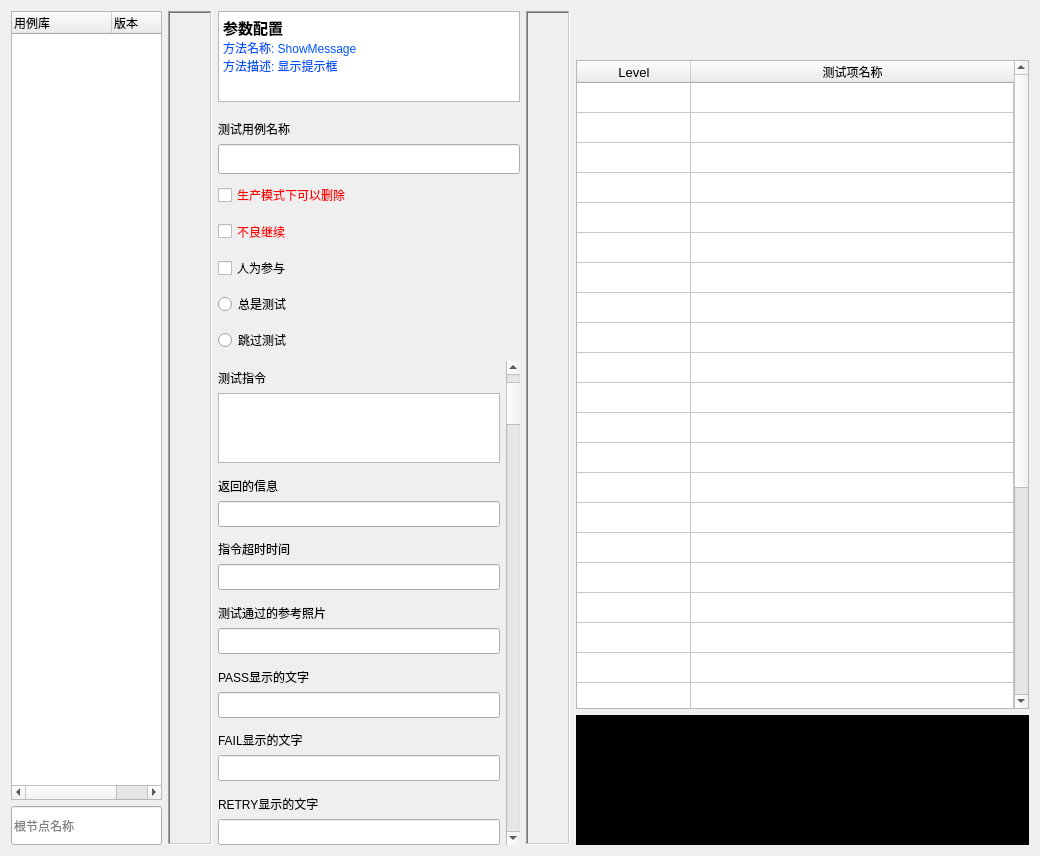
<?xml version="1.0" encoding="UTF-8"?>
<ui version="4.0">
 <class>MultiConfig</class>
 <widget class="QWidget" name="MultiConfig">
  <property name="geometry">
   <rect>
    <x>0</x>
    <y>0</y>
    <width>1040</width>
    <height>856</height>
   </rect>
  </property>
  <property name="windowTitle">
   <string>MultiConfig</string>
  </property>
  <layout class="QHBoxLayout" name="horizontalLayout_4">
   <item>
    <layout class="QHBoxLayout" name="horizontalLayout_3" stretch="2,0,4,0,6">
     <item>
      <layout class="QVBoxLayout" name="verticalLayout_3" stretch="20,1">
       <item>
        <widget class="QTreeWidget" name="treeUserCasesLib">
         <property name="columnCount">
          <number>2</number>
         </property>
         <attribute name="headerCascadingSectionResizes">
          <bool>false</bool>
         </attribute>
         <attribute name="headerShowSortIndicator" stdset="0">
          <bool>false</bool>
         </attribute>
         <column>
          <property name="text">
           <string>用例库</string>
          </property>
         </column>
         <column>
          <property name="text">
           <string>版本</string>
          </property>
         </column>
        </widget>
       </item>
       <item>
        <widget class="QLineEdit" name="editRootItem">
         <property name="sizePolicy">
          <sizepolicy hsizetype="Expanding" vsizetype="Expanding">
           <horstretch>0</horstretch>
           <verstretch>0</verstretch>
          </sizepolicy>
         </property>
         <property name="placeholderText">
          <string>根节点名称</string>
         </property>
        </widget>
       </item>
      </layout>
     </item>
     <item>
      <widget class="QFrame" name="frame">
       <property name="sizePolicy">
        <sizepolicy hsizetype="Fixed" vsizetype="Preferred">
         <horstretch>0</horstretch>
         <verstretch>0</verstretch>
        </sizepolicy>
       </property>
       <property name="frameShape">
        <enum>QFrame::WinPanel</enum>
       </property>
       <property name="frameShadow">
        <enum>QFrame::Sunken</enum>
       </property>
       <layout class="QVBoxLayout" name="verticalLayout_7">
        <property name="leftMargin">
         <number>0</number>
        </property>
        <property name="rightMargin">
         <number>0</number>
        </property>
        <item>
         <layout class="QVBoxLayout" name="verticalLayout_4" stretch="5,1,1,5">
          <property name="spacing">
           <number>8</number>
          </property>
          <item>
           <spacer name="verticalSpacer_2">
            <property name="orientation">
             <enum>Qt::Vertical</enum>
            </property>
            <property name="sizeHint" stdset="0">
             <size>
              <width>20</width>
              <height>40</height>
             </size>
            </property>
           </spacer>
          </item>
          <item>
           <widget class="QPushButton" name="btnUnfold">
            <property name="sizePolicy">
             <sizepolicy hsizetype="Minimum" vsizetype="Expanding">
              <horstretch>0</horstretch>
              <verstretch>0</verstretch>
             </sizepolicy>
            </property>
            <property name="text">
             <string/>
            </property>
            <property name="icon">
             <iconset resource="../icons/icons.qrc">
              <normaloff>:/icons/right.png</normaloff>:/icons/right.png</iconset>
            </property>
            <property name="iconSize">
             <size>
              <width>32</width>
              <height>32</height>
             </size>
            </property>
            <property name="autoDefault">
             <bool>false</bool>
            </property>
            <property name="default">
             <bool>false</bool>
            </property>
            <property name="flat">
             <bool>true</bool>
            </property>
           </widget>
          </item>
          <item>
           <widget class="QPushButton" name="btnSave">
            <property name="sizePolicy">
             <sizepolicy hsizetype="Minimum" vsizetype="Expanding">
              <horstretch>0</horstretch>
              <verstretch>0</verstretch>
             </sizepolicy>
            </property>
            <property name="text">
             <string/>
            </property>
            <property name="icon">
             <iconset resource="../icons/icons.qrc">
              <normaloff>:/icons/left.png</normaloff>:/icons/left.png</iconset>
            </property>
            <property name="iconSize">
             <size>
              <width>32</width>
              <height>32</height>
             </size>
            </property>
            <property name="autoDefault">
             <bool>false</bool>
            </property>
            <property name="default">
             <bool>false</bool>
            </property>
            <property name="flat">
             <bool>true</bool>
            </property>
           </widget>
          </item>
          <item>
           <spacer name="verticalSpacer">
            <property name="orientation">
             <enum>Qt::Vertical</enum>
            </property>
            <property name="sizeHint" stdset="0">
             <size>
              <width>20</width>
              <height>40</height>
             </size>
            </property>
           </spacer>
          </item>
         </layout>
        </item>
       </layout>
      </widget>
     </item>
     <item>
      <layout class="QVBoxLayout" name="verticalLayout_2" stretch="3,1,1,1,1,1,1,1,16">
       <item>
        <widget class="QTextEdit" name="textEdit">
         <property name="sizePolicy">
          <sizepolicy hsizetype="Expanding" vsizetype="Preferred">
           <horstretch>2</horstretch>
           <verstretch>3</verstretch>
          </sizepolicy>
         </property>
         <property name="readOnly">
          <bool>true</bool>
         </property>
         <property name="html">
          <string>&lt;!DOCTYPE HTML PUBLIC &quot;-//W3C//DTD HTML 4.0//EN&quot; &quot;http://www.w3.org/TR/REC-html40/strict.dtd&quot;&gt;
&lt;html&gt;&lt;head&gt;&lt;meta name=&quot;qrichtext&quot; content=&quot;1&quot; /&gt;&lt;style type=&quot;text/css&quot;&gt;
p, li { white-space: pre-wrap; }
&lt;/style&gt;&lt;/head&gt;&lt;body style=&quot; font-family:'SimSun'; font-size:9pt; font-weight:400; font-style:normal;&quot;&gt;
&lt;p style=&quot; margin-top:0px; margin-bottom:0px; margin-left:0px; margin-right:0px; -qt-block-indent:0; text-indent:0px;&quot;&gt;&lt;span style=&quot; font-family:'Sans Serif'; font-size:11pt; font-weight:600;&quot;&gt;参数配置&lt;/span&gt;&lt;/p&gt;
&lt;p style=&quot; margin-top:0px; margin-bottom:0px; margin-left:0px; margin-right:0px; -qt-block-indent:0; text-indent:0px;&quot;&gt;&lt;span style=&quot; font-family:'Sans Serif'; color:#0055ff;&quot;&gt;方法名称: ShowMessage&lt;/span&gt;&lt;/p&gt;
&lt;p style=&quot; margin-top:0px; margin-bottom:0px; margin-left:0px; margin-right:0px; -qt-block-indent:0; text-indent:0px;&quot;&gt;&lt;span style=&quot; font-family:'Sans Serif'; color:#0055ff;&quot;&gt;方法描述: 显示提示框&lt;/span&gt;&lt;/p&gt;&lt;/body&gt;&lt;/html&gt;</string>
         </property>
        </widget>
       </item>
       <item>
        <widget class="QLabel" name="label_8">
         <property name="text">
          <string>测试用例名称</string>
         </property>
         <property name="alignment">
          <set>Qt::AlignBottom|Qt::AlignLeading|Qt::AlignLeft</set>
         </property>
        </widget>
       </item>
       <item>
        <widget class="QLineEdit" name="editTestName">
         <property name="sizePolicy">
          <sizepolicy hsizetype="Expanding" vsizetype="Expanding">
           <horstretch>0</horstretch>
           <verstretch>0</verstretch>
          </sizepolicy>
         </property>
         <property name="text">
          <string/>
         </property>
         <property name="placeholderText">
          <string/>
         </property>
        </widget>
       </item>
       <item>
        <widget class="QCheckBox" name="chkBoxPdtDel">
         <property name="sizePolicy">
          <sizepolicy hsizetype="Minimum" vsizetype="Expanding">
           <horstretch>0</horstretch>
           <verstretch>0</verstretch>
          </sizepolicy>
         </property>
         <property name="styleSheet">
          <string notr="true">QCheckBox
{
	color:red;
}</string>
         </property>
         <property name="text">
          <string>生产模式下可以删除</string>
         </property>
        </widget>
       </item>
       <item>
        <widget class="QCheckBox" name="chkBoxErrCtn">
         <property name="sizePolicy">
          <sizepolicy hsizetype="Minimum" vsizetype="Expanding">
           <horstretch>0</horstretch>
           <verstretch>0</verstretch>
          </sizepolicy>
         </property>
         <property name="styleSheet">
          <string notr="true">QCheckBox
{
	color:red;
}</string>
         </property>
         <property name="text">
          <string>不良继续</string>
         </property>
        </widget>
       </item>
       <item>
        <widget class="QCheckBox" name="chkBoxArtPart">
         <property name="sizePolicy">
          <sizepolicy hsizetype="Minimum" vsizetype="Expanding">
           <horstretch>0</horstretch>
           <verstretch>0</verstretch>
          </sizepolicy>
         </property>
         <property name="text">
          <string>人为参与</string>
         </property>
        </widget>
       </item>
       <item>
        <widget class="QRadioButton" name="rdoBtnOnlyTest">
         <property name="sizePolicy">
          <sizepolicy hsizetype="Minimum" vsizetype="Expanding">
           <horstretch>0</horstretch>
           <verstretch>0</verstretch>
          </sizepolicy>
         </property>
         <property name="text">
          <string>总是测试</string>
         </property>
         <property name="autoExclusive">
          <bool>true</bool>
         </property>
        </widget>
       </item>
       <item>
        <widget class="QRadioButton" name="rdoBtnSkipTest">
         <property name="sizePolicy">
          <sizepolicy hsizetype="Minimum" vsizetype="Expanding">
           <horstretch>0</horstretch>
           <verstretch>0</verstretch>
          </sizepolicy>
         </property>
         <property name="text">
          <string>跳过测试</string>
         </property>
         <property name="autoExclusive">
          <bool>true</bool>
         </property>
        </widget>
       </item>
       <item>
        <layout class="QHBoxLayout" name="horizontalLayout" stretch="0,0">
         <item>
          <layout class="QVBoxLayout" name="verticalLayout" stretch="1,2,1,1,1,1,1,1,1,1,1,1,1,1">
           <item>
            <widget class="QLabel" name="label">
             <property name="text">
              <string>测试指令</string>
             </property>
             <property name="alignment">
              <set>Qt::AlignBottom|Qt::AlignLeading|Qt::AlignLeft</set>
             </property>
            </widget>
           </item>
           <item>
            <widget class="QTextEdit" name="editTestInstr">
             <property name="sizePolicy">
              <sizepolicy hsizetype="Expanding" vsizetype="Preferred">
               <horstretch>0</horstretch>
               <verstretch>3</verstretch>
              </sizepolicy>
             </property>
             <property name="lineWrapColumnOrWidth">
              <number>454344444</number>
             </property>
             <property name="tabStopWidth">
              <number>80</number>
             </property>
             <property name="placeholderText">
              <string/>
             </property>
            </widget>
           </item>
           <item>
            <widget class="QLabel" name="label_2">
             <property name="text">
              <string>返回的信息</string>
             </property>
             <property name="alignment">
              <set>Qt::AlignBottom|Qt::AlignLeading|Qt::AlignLeft</set>
             </property>
            </widget>
           </item>
           <item>
            <widget class="QLineEdit" name="editShowInfo">
             <property name="sizePolicy">
              <sizepolicy hsizetype="Expanding" vsizetype="Preferred">
               <horstretch>0</horstretch>
               <verstretch>1</verstretch>
              </sizepolicy>
             </property>
             <property name="placeholderText">
              <string/>
             </property>
            </widget>
           </item>
           <item>
            <widget class="QLabel" name="label_3">
             <property name="text">
              <string>指令超时时间</string>
             </property>
             <property name="alignment">
              <set>Qt::AlignBottom|Qt::AlignLeading|Qt::AlignLeft</set>
             </property>
            </widget>
           </item>
           <item>
            <widget class="QLineEdit" name="editTimeOut">
             <property name="sizePolicy">
              <sizepolicy hsizetype="Expanding" vsizetype="Preferred">
               <horstretch>0</horstretch>
               <verstretch>1</verstretch>
              </sizepolicy>
             </property>
             <property name="text">
              <string/>
             </property>
             <property name="placeholderText">
              <string/>
             </property>
            </widget>
           </item>
           <item>
            <widget class="QLabel" name="label_4">
             <property name="text">
              <string>测试通过的参考照片</string>
             </property>
             <property name="alignment">
              <set>Qt::AlignBottom|Qt::AlignLeading|Qt::AlignLeft</set>
             </property>
            </widget>
           </item>
           <item>
            <widget class="QLineEdit" name="editImgPath">
             <property name="sizePolicy">
              <sizepolicy hsizetype="Expanding" vsizetype="Preferred">
               <horstretch>0</horstretch>
               <verstretch>1</verstretch>
              </sizepolicy>
             </property>
             <property name="placeholderText">
              <string/>
             </property>
            </widget>
           </item>
           <item>
            <widget class="QLabel" name="label_5">
             <property name="text">
              <string>PASS显示的文字</string>
             </property>
             <property name="alignment">
              <set>Qt::AlignBottom|Qt::AlignLeading|Qt::AlignLeft</set>
             </property>
            </widget>
           </item>
           <item>
            <widget class="QLineEdit" name="editPassText">
             <property name="sizePolicy">
              <sizepolicy hsizetype="Expanding" vsizetype="Preferred">
               <horstretch>0</horstretch>
               <verstretch>1</verstretch>
              </sizepolicy>
             </property>
             <property name="placeholderText">
              <string/>
             </property>
            </widget>
           </item>
           <item>
            <widget class="QLabel" name="label_6">
             <property name="text">
              <string>FAIL显示的文字</string>
             </property>
             <property name="alignment">
              <set>Qt::AlignBottom|Qt::AlignLeading|Qt::AlignLeft</set>
             </property>
            </widget>
           </item>
           <item>
            <widget class="QLineEdit" name="editFailText">
             <property name="sizePolicy">
              <sizepolicy hsizetype="Expanding" vsizetype="Preferred">
               <horstretch>0</horstretch>
               <verstretch>1</verstretch>
              </sizepolicy>
             </property>
             <property name="placeholderText">
              <string/>
             </property>
            </widget>
           </item>
           <item>
            <widget class="QLabel" name="label_7">
             <property name="text">
              <string>RETRY显示的文字</string>
             </property>
             <property name="alignment">
              <set>Qt::AlignBottom|Qt::AlignLeading|Qt::AlignLeft</set>
             </property>
            </widget>
           </item>
           <item>
            <widget class="QLineEdit" name="editRetryText">
             <property name="sizePolicy">
              <sizepolicy hsizetype="Expanding" vsizetype="Preferred">
               <horstretch>2</horstretch>
               <verstretch>1</verstretch>
              </sizepolicy>
             </property>
             <property name="placeholderText">
              <string/>
             </property>
            </widget>
           </item>
          </layout>
         </item>
         <item>
          <widget class="QScrollBar" name="verticalScrollBar_3">
           <property name="sizePolicy">
            <sizepolicy hsizetype="Fixed" vsizetype="Minimum">
             <horstretch>0</horstretch>
             <verstretch>0</verstretch>
            </sizepolicy>
           </property>
           <property name="maximum">
            <number>99</number>
           </property>
           <property name="value">
            <number>2</number>
           </property>
           <property name="orientation">
            <enum>Qt::Vertical</enum>
           </property>
          </widget>
         </item>
        </layout>
       </item>
      </layout>
     </item>
     <item>
      <widget class="QFrame" name="frame_2">
       <property name="sizePolicy">
        <sizepolicy hsizetype="Fixed" vsizetype="Preferred">
         <horstretch>0</horstretch>
         <verstretch>0</verstretch>
        </sizepolicy>
       </property>
       <property name="frameShape">
        <enum>QFrame::WinPanel</enum>
       </property>
       <property name="frameShadow">
        <enum>QFrame::Sunken</enum>
       </property>
       <layout class="QVBoxLayout" name="verticalLayout_8">
        <property name="spacing">
         <number>6</number>
        </property>
        <property name="leftMargin">
         <number>0</number>
        </property>
        <property name="rightMargin">
         <number>0</number>
        </property>
        <item>
         <layout class="QVBoxLayout" name="verticalLayout_5" stretch="5,1,1,5">
          <property name="spacing">
           <number>8</number>
          </property>
          <item>
           <spacer name="verticalSpacer_4">
            <property name="orientation">
             <enum>Qt::Vertical</enum>
            </property>
            <property name="sizeHint" stdset="0">
             <size>
              <width>20</width>
              <height>40</height>
             </size>
            </property>
           </spacer>
          </item>
          <item>
           <widget class="QPushButton" name="btnWrite">
            <property name="sizePolicy">
             <sizepolicy hsizetype="Minimum" vsizetype="Expanding">
              <horstretch>0</horstretch>
              <verstretch>0</verstretch>
             </sizepolicy>
            </property>
            <property name="mouseTracking">
             <bool>false</bool>
            </property>
            <property name="text">
             <string/>
            </property>
            <property name="icon">
             <iconset resource="../icons/icons.qrc">
              <normaloff>:/icons/right.png</normaloff>:/icons/right.png</iconset>
            </property>
            <property name="iconSize">
             <size>
              <width>32</width>
              <height>32</height>
             </size>
            </property>
            <property name="autoDefault">
             <bool>false</bool>
            </property>
            <property name="default">
             <bool>false</bool>
            </property>
            <property name="flat">
             <bool>true</bool>
            </property>
           </widget>
          </item>
          <item>
           <widget class="QPushButton" name="btnRead">
            <property name="sizePolicy">
             <sizepolicy hsizetype="Minimum" vsizetype="Expanding">
              <horstretch>0</horstretch>
              <verstretch>0</verstretch>
             </sizepolicy>
            </property>
            <property name="text">
             <string/>
            </property>
            <property name="icon">
             <iconset resource="../icons/icons.qrc">
              <normaloff>:/icons/left.png</normaloff>:/icons/left.png</iconset>
            </property>
            <property name="iconSize">
             <size>
              <width>32</width>
              <height>32</height>
             </size>
            </property>
            <property name="autoDefault">
             <bool>false</bool>
            </property>
            <property name="default">
             <bool>false</bool>
            </property>
            <property name="flat">
             <bool>true</bool>
            </property>
           </widget>
          </item>
          <item>
           <spacer name="verticalSpacer_3">
            <property name="orientation">
             <enum>Qt::Vertical</enum>
            </property>
            <property name="sizeHint" stdset="0">
             <size>
              <width>20</width>
              <height>40</height>
             </size>
            </property>
           </spacer>
          </item>
         </layout>
        </item>
       </layout>
      </widget>
     </item>
     <item>
      <layout class="QVBoxLayout" name="verticalLayout_6" stretch="1,15,3">
       <item>
        <layout class="QHBoxLayout" name="horizontalLayout_2" stretch="1,1,8">
         <item>
          <widget class="QPushButton" name="btnImport">
           <property name="sizePolicy">
            <sizepolicy hsizetype="Expanding" vsizetype="Expanding">
             <horstretch>0</horstretch>
             <verstretch>0</verstretch>
            </sizepolicy>
           </property>
           <property name="text">
            <string/>
           </property>
           <property name="icon">
            <iconset resource="../icons/icons.qrc">
             <normaloff>:/icons/open.png</normaloff>:/icons/open.png</iconset>
           </property>
           <property name="iconSize">
            <size>
             <width>32</width>
             <height>32</height>
            </size>
           </property>
           <property name="autoDefault">
            <bool>false</bool>
           </property>
           <property name="default">
            <bool>false</bool>
           </property>
           <property name="flat">
            <bool>true</bool>
           </property>
          </widget>
         </item>
         <item>
          <widget class="QPushButton" name="btnExport">
           <property name="sizePolicy">
            <sizepolicy hsizetype="Expanding" vsizetype="Expanding">
             <horstretch>0</horstretch>
             <verstretch>0</verstretch>
            </sizepolicy>
           </property>
           <property name="text">
            <string/>
           </property>
           <property name="icon">
            <iconset resource="../icons/icons.qrc">
             <normaloff>:/icons/save.png</normaloff>:/icons/save.png</iconset>
           </property>
           <property name="iconSize">
            <size>
             <width>32</width>
             <height>32</height>
            </size>
           </property>
           <property name="autoDefault">
            <bool>false</bool>
           </property>
           <property name="default">
            <bool>false</bool>
           </property>
           <property name="flat">
            <bool>true</bool>
           </property>
          </widget>
         </item>
         <item>
          <spacer name="horizontalSpacer">
           <property name="orientation">
            <enum>Qt::Horizontal</enum>
           </property>
           <property name="sizeType">
            <enum>QSizePolicy::Expanding</enum>
           </property>
           <property name="sizeHint" stdset="0">
            <size>
             <width>250</width>
             <height>20</height>
            </size>
           </property>
          </spacer>
         </item>
        </layout>
       </item>
       <item>
        <widget class="QTableWidget" name="tableTestItem">
         <property name="enabled">
          <bool>true</bool>
         </property>
         <property name="sizePolicy">
          <sizepolicy hsizetype="Preferred" vsizetype="Expanding">
           <horstretch>1</horstretch>
           <verstretch>5</verstretch>
          </sizepolicy>
         </property>
         <property name="frameShape">
          <enum>QFrame::StyledPanel</enum>
         </property>
         <property name="sortingEnabled">
          <bool>false</bool>
         </property>
         <property name="rowCount">
          <number>30</number>
         </property>
         <attribute name="horizontalHeaderCascadingSectionResizes">
          <bool>false</bool>
         </attribute>
         <attribute name="horizontalHeaderMinimumSectionSize">
          <number>40</number>
         </attribute>
         <attribute name="horizontalHeaderDefaultSectionSize">
          <number>114</number>
         </attribute>
         <attribute name="horizontalHeaderHighlightSections">
          <bool>false</bool>
         </attribute>
         <attribute name="horizontalHeaderShowSortIndicator" stdset="0">
          <bool>false</bool>
         </attribute>
         <attribute name="horizontalHeaderStretchLastSection">
          <bool>true</bool>
         </attribute>
         <attribute name="verticalHeaderVisible">
          <bool>false</bool>
         </attribute>
         <attribute name="verticalHeaderCascadingSectionResizes">
          <bool>false</bool>
         </attribute>
         <attribute name="verticalHeaderDefaultSectionSize">
          <number>30</number>
         </attribute>
         <attribute name="verticalHeaderHighlightSections">
          <bool>true</bool>
         </attribute>
         <attribute name="verticalHeaderStretchLastSection">
          <bool>true</bool>
         </attribute>
         <row/>
         <row/>
         <row/>
         <row/>
         <row/>
         <row/>
         <row/>
         <row/>
         <row/>
         <row/>
         <row/>
         <row/>
         <row/>
         <row/>
         <row/>
         <row/>
         <row/>
         <row/>
         <row/>
         <row/>
         <row/>
         <row/>
         <row/>
         <row/>
         <row/>
         <row/>
         <row/>
         <row/>
         <row/>
         <row/>
         <column>
          <property name="text">
           <string>Level</string>
          </property>
          <property name="font">
           <font>
            <pointsize>10</pointsize>
           </font>
          </property>
          <property name="textAlignment">
           <set>AlignCenter</set>
          </property>
         </column>
         <column>
          <property name="text">
           <string>测试项名称</string>
          </property>
          <property name="textAlignment">
           <set>AlignCenter</set>
          </property>
         </column>
         <item row="0" column="0">
          <property name="text">
           <string/>
          </property>
          <property name="font">
           <font>
            <kerning>true</kerning>
           </font>
          </property>
          <property name="textAlignment">
           <set>AlignLeading|AlignVCenter</set>
          </property>
          <property name="flags">
           <set>ItemIsSelectable|ItemIsEditable|ItemIsDragEnabled|ItemIsDropEnabled|ItemIsUserCheckable|ItemIsEnabled|ItemIsTristate</set>
          </property>
         </item>
        </widget>
       </item>
       <item>
        <widget class="QPlainTextEdit" name="plainTextEdit">
         <property name="sizePolicy">
          <sizepolicy hsizetype="Expanding" vsizetype="Expanding">
           <horstretch>0</horstretch>
           <verstretch>1</verstretch>
          </sizepolicy>
         </property>
         <property name="styleSheet">
          <string notr="true">background-color: rgb(0, 0, 0);</string>
         </property>
         <property name="frameShape">
          <enum>QFrame::Panel</enum>
         </property>
         <property name="plainText">
          <string/>
         </property>
         <property name="overwriteMode">
          <bool>false</bool>
         </property>
         <property name="textInteractionFlags">
          <set>Qt::LinksAccessibleByKeyboard|Qt::TextEditable|Qt::TextEditorInteraction|Qt::TextSelectableByKeyboard|Qt::TextSelectableByMouse</set>
         </property>
         <property name="maximumBlockCount">
          <number>50</number>
         </property>
         <property name="backgroundVisible">
          <bool>false</bool>
         </property>
         <property name="centerOnScroll">
          <bool>false</bool>
         </property>
         <property name="placeholderText">
          <string>测试用例相关信息</string>
         </property>
        </widget>
       </item>
      </layout>
     </item>
    </layout>
   </item>
  </layout>
 </widget>
 <resources>
  <include location="../icons/icons.qrc"/>
 </resources>
 <connections/>
</ui>
